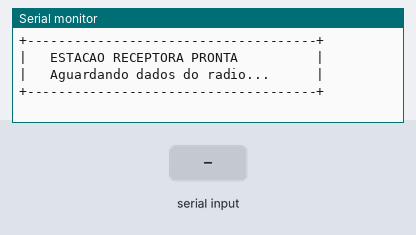
Bench run of a sketch on a simulated ESP32. Parts: the last lines printed to the serial monitor. The test bench sets the inputs (shaded band).

Above: at 2.2 s.
2.3 s: "T:1\n" received over the second serial link
At 3.2 s:
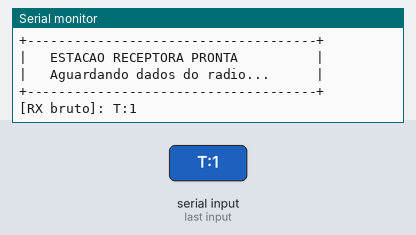
3.8 s: "H:1\n" received over the second serial link
At 4.3 s:
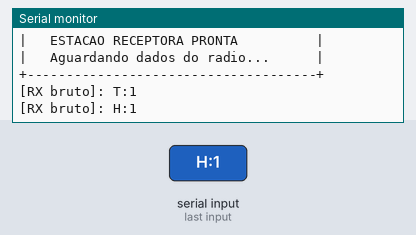
5.3 s: "P:1\n" received over the second serial link
At 6.5 s:
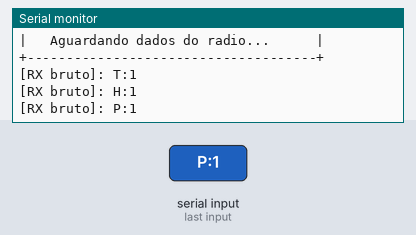
6.8 s: "ERR:1\n" received over the second serial link
At 7.8 s:
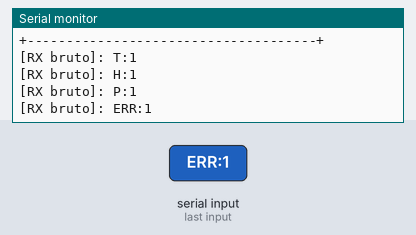
8.3 s: "DADOS:\n" received over the second serial link
At 9.5 s:
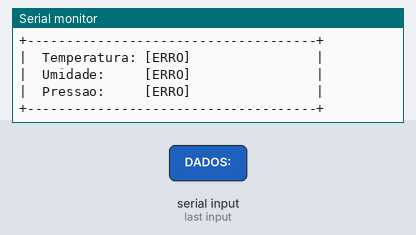
9.8 s: "T\n" received over the second serial link
At 11.3 s:
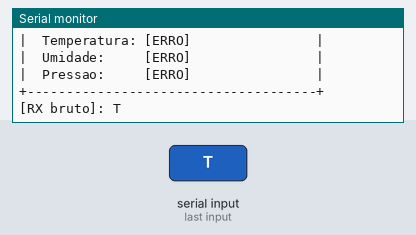

Measured:
- after the input at 2.3 s, the serial monitor: prints a new line at once (image 1)
- after the input at 3.8 s, the serial monitor: prints a new line at once (image 2)
- after the input at 5.3 s, the serial monitor: prints a new line at once (image 3)
- after the input at 6.8 s, the serial monitor: prints a new line at once (image 4)
- after the input at 8.3 s, the serial monitor: prints a new line at once (image 5)
- after the input at 9.8 s, the serial monitor: prints a new line at once (image 6)

The sketch:

recebe_ino.ino
```cpp
#include <HardwareSerial.h>

#define RADIO_RX 16   // Ligar ao TXD do E49
#define RADIO_TX 17   // Ligar ao RXD do E49
#define RADIO_BAUD 9600

// true = mostra o pacote bruto antes do quadro (útil para depurar). Depois pode pôr false.
#define DEBUG_RAW true

HardwareSerial Radio(2);
String bufferRadio = "";
unsigned long ultimaRecepcaoByte = 0;
long ultimoSeq = -1;

const char* BORDA = "+-------------------------------------+";

void exibeDados(String dados);

void setup() {
  Serial.begin(115200);
  delay(1000);

  Radio.begin(RADIO_BAUD, SERIAL_8N1, RADIO_RX, RADIO_TX);

  // Limpa ruídos residuais ao iniciar
  while (Radio.available()) {
    Radio.read();
  }

  Serial.println();
  Serial.println(BORDA);
  Serial.println("|   ESTACAO RECEPTORA PRONTA          |");
  Serial.println("|   Aguardando dados do radio...      |");
  Serial.println(BORDA);
}

void loop() {
  // Escuta contínua do rádio
  while (Radio.available()) {
    char c = Radio.read();
    ultimaRecepcaoByte = millis();

    if (c == '\n') {
      bufferRadio.trim();
      if (bufferRadio.length() > 0) {
        if (bufferRadio.startsWith("DADOS:")) {
          exibeDados(bufferRadio.substring(6));
        } else {
          Serial.println("[RX bruto]: " + bufferRadio);
        }
      }
      bufferRadio = "";
    } else if (c != '\r') {
      bufferRadio += c;
    }

    // Trava de segurança 1: texto maior que 200 caracteres (lixo) é descartado
    if (bufferRadio.length() > 200) {
      Serial.println("[AVISO] Buffer excedeu 200 caracteres, descartado.");
      bufferRadio = "";
    }
  }

  // Trava de segurança 2: mais de 2 s sem receber byte, descarta o que ficou pela metade
  if (bufferRadio.length() > 0 && (millis() - ultimaRecepcaoByte > 2000)) {
    Serial.println("[RX incompleto descartado]: " + bufferRadio);
    bufferRadio = "";
  }
}

// Extrai só HH:MM de qualquer formato ("16:30" ou "01/10/2026 16:30:04")
String formataHora(String h) {
  int i = h.indexOf(':');
  if (i >= 2 && h.length() >= (unsigned)(i + 3)) {
    return h.substring(i - 2, i + 3);
  }
  return "--:--";
}

void linha(const char* rotulo, const String& valor) {
  char buf[64];
  snprintf(buf, sizeof(buf), "|  %-12s %-22s|", rotulo, valor.c_str());
  Serial.println(buf);
}

void exibeDados(String dados) {
  float t = NAN, h = NAN, p = NAN;
  int erroTransmissor = -1;
  long seq = -1;
  String horaTransmissao = "";

  int pos = 0;
  while (pos < (int)dados.length()) {
    int fim = dados.indexOf(';', pos);
    if (fim == -1) fim = dados.length();

    String par = dados.substring(pos, fim);
    int igual = par.indexOf('=');

    if (igual > 0) {
      String chave = par.substring(0, igual);
      String valor = par.substring(igual + 1);

      if (chave == "T" && valor != "NAN") t = valor.toFloat();
      else if (chave == "H" && valor != "NAN") h = valor.toFloat();
      else if (chave == "P" && valor != "NAN") p = valor.toFloat();
      else if (chave == "ERR") erroTransmissor = valor.toInt();
      else if (chave == "SEQ") seq = valor.toInt();
      else if (chave == "HORA") horaTransmissao = valor;
    }
    pos = fim + 1;
  }

  // Descarta a repetição do mesmo pacote (a transmissora envia 2 vezes)
  if (seq >= 0 && seq == ultimoSeq) return;
  if (seq >= 0) ultimoSeq = seq;

#if DEBUG_RAW
  Serial.println("[RX bruto]: DADOS:" + dados);
#endif

  char titulo[64];
  snprintf(titulo, sizeof(titulo), "|  %-21s %12s |", "ESTACAO METEOROLOGICA",
           ("Hora " + formataHora(horaTransmissao)).c_str());

  Serial.println();
  Serial.println(BORDA);
  Serial.println(titulo);
  Serial.println(BORDA);
  linha("Temperatura:", isnan(t) ? "[ERRO]" : String(t, 1) + " C");
  linha("Umidade:",     isnan(h) ? "[ERRO]" : String(h, 1) + " %");
  linha("Pressao:",     isnan(p) ? "[ERRO]" : String(p, 1) + " hPa");
  if (erroTransmissor > 0) {
    linha("AVISO:", "sensores c/ erro: " + String(erroTransmissor));
  }
  Serial.println(BORDA);
}
```
